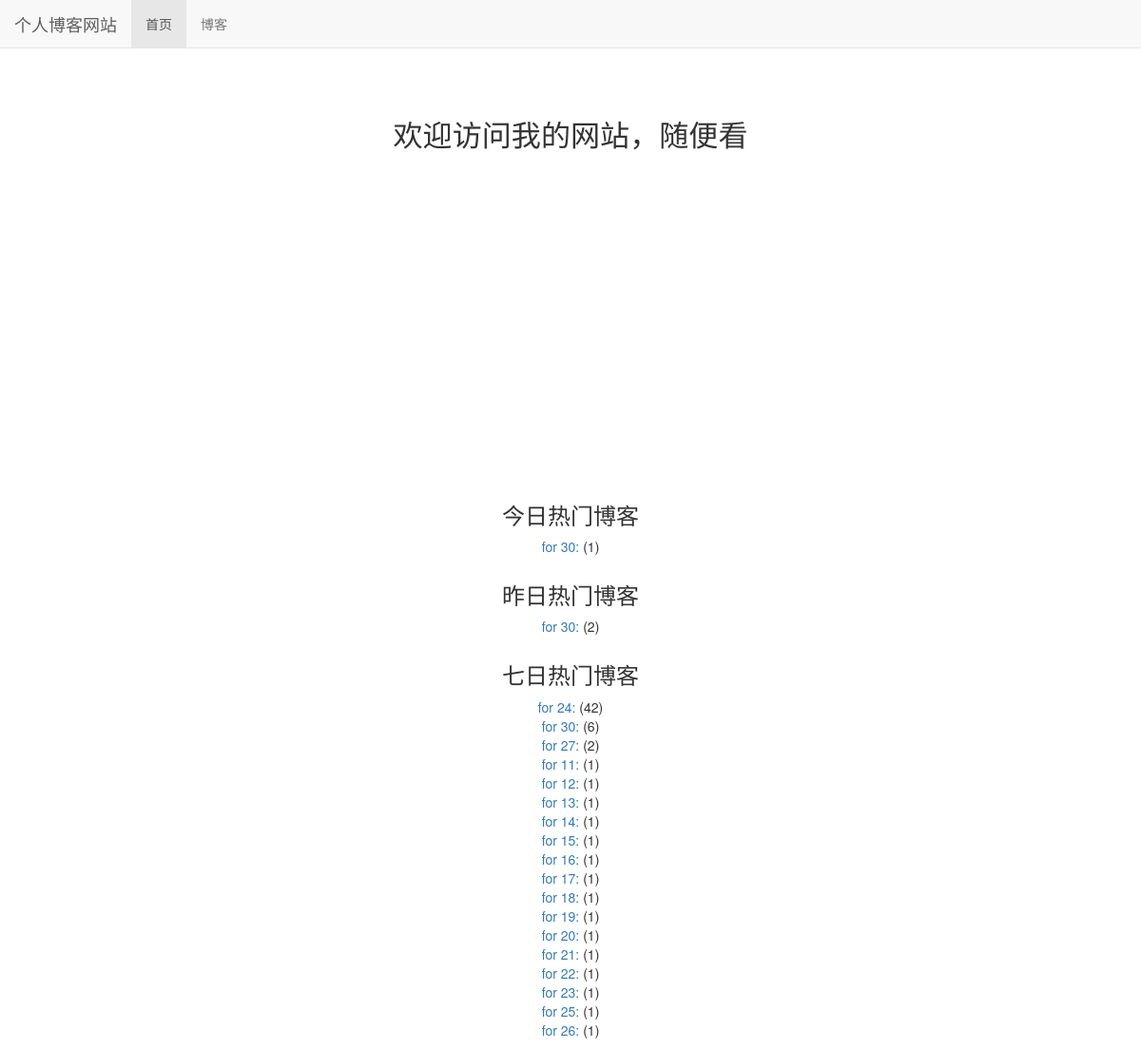
Before: / with the older database file.
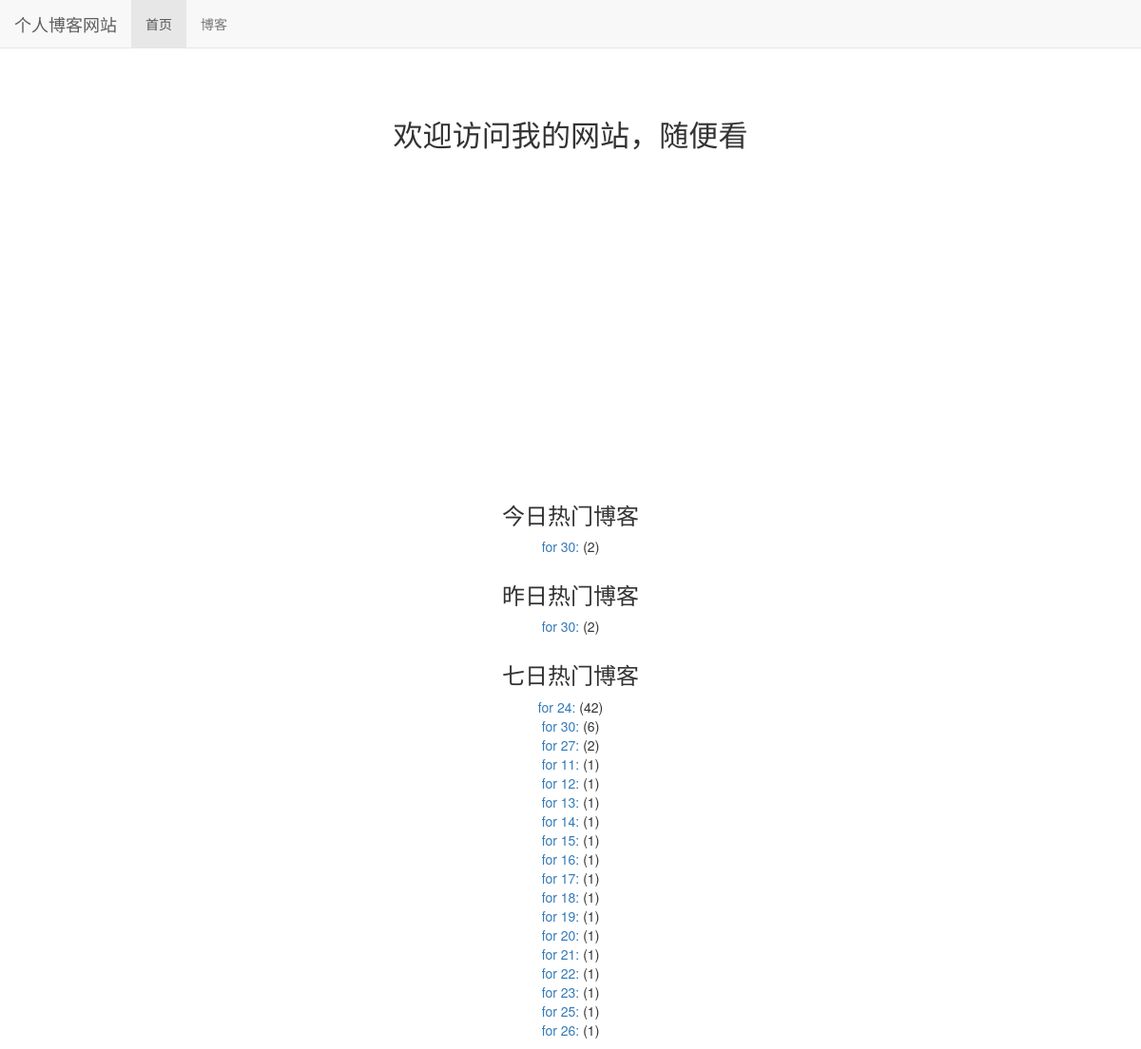
After: the same page with the newer database file.
### read_statistics/models.py (models this page shows)
class ReadDetail(models.Model):
    date = models.DateField(default=timezone.now)
    read_num = models.IntegerField(default=0)
    content_type = models.ForeignKey(ContentType, on_delete=models.DO_NOTHING)
    object_id = models.PositiveIntegerField()
    content_object = GenericForeignKey('content_type', 'object_id')

### blog/models.py (models this page shows, shortened)
class Blog(models.Model, ReadNumExpandMethod):
    title = models.CharField(max_length=50)
    blog_type = models.ForeignKey(BlogType, on_delete=models.DO_NOTHING)
    content = RichTextUploadingField()
    author = models.ForeignKey(User, on_delete=models.DO_NOTHING)
    read_details = GenericRelation(ReadDetail)
    created_time = models.DateTimeField(auto_now_add=True)
    last_updated_time = models.DateTimeField(auto_now=True)
    class Meta:
        ordering = ['-created_time']

### mysite/views.py (the view)
# urls.py: 2. Add a URL to urlpatterns:  path('', views.home, name='home')
def home(request):
    blog_content_type = ContentType.objects.get_for_model(Blog)
    dates, read_nums = utils.get_seven_days_read_data(blog_content_type)
    hot_data_7days = cache.get('get_7days_hot_data')
    if hot_data_7days is None:
        hot_data_7days = utils.get_7days_hot_data(blog_content_type)
        cache.set('get_7days_hot_data', hot_data_7days, 3600)
    context = {}
    context['today_hot_data'] = utils.get_today_hot_data(blog_content_type)
    context['yesterday_hot_data'] = utils.get_yesterday_hot_data(blog_content_type)
    context['hot_data_7days'] = hot_data_7days
    context['dates'] = dates
    context['read_nums'] = read_nums
    return render(request, 'home.html', context)

### read_statistics/utils.py (called while the page is built)
def get_seven_days_read_data(content_type):
    today = timezone.now().date()
    dates = []
    read_nums = []
    for i in range(7, 0, -1):
        date = today - datetime.timedelta(days=i)
        dates.append(date.strftime('%m/%d'))
        read_details = ReadDetail.objects.filter(content_type=content_type, date=date)
        result = read_details.aggregate(read_num_sum=Sum('read_num'))
        read_nums.append(result['read_num_sum'] or 0)
    return dates, read_nums

def get_today_hot_data(content_type):
    today = timezone.now().date()
    read_details = ReadDetail.objects.filter(content_type=content_type, date=today).order_by('-read_num')
    return read_details[:7]

def get_yesterday_hot_data(content_type):
    yesterday = timezone.now().date() - datetime.timedelta(days=1)
    read_details = ReadDetail.objects.filter(content_type=content_type, date=yesterday).order_by('-read_num')
    return read_details[:7]

def get_7days_hot_data(content_type):
    today = timezone.now().date()
    date = today - datetime.timedelta(days=7)
    read_details = ReadDetail.objects.filter(content_type=content_type, date__lt=today, date__gte=date).values('content_type', 'object_id').annotate(read_num_sum=Sum('read_num')).order_by('-read_num_sum')
    read_details_then = {}
    for i in read_details:
        read_details_then[Blog.objects.get(pk=i['object_id'])] = i['read_num_sum']
    return read_details_then

### templates/home.html (shortened to what this page needs)
{% extends 'base.html' %}
{% load staticfiles %}
{% block header_extends %}
    <link rel="stylesheet" href="{% static 'home.css' %}">
{% endblock %}
{% block nav_home_active %}active{% endblock %}
{% block content %}
    <h3 class="home-content">欢迎访问我的网站，随便看</h3>
    <div id="container"></div>
	<div class="hot-data">
		<h3>今日热门博客</h3>
		<ul>
			{% for hot_data in today_hot_data %}
				<li>
					<a href="{% url 'blog_detail' hot_data.object_id %}">
						{{  hot_data.content_object.title}}:
					</a>({{ hot_data.read_num }})
				</li>
			{% empty %}
				<li>今日暂时没有热门博客</li>
			{% endfor %}
		</ul>
	</div>
	<div class="hot-data">
		<h3>昨日热门博客</h3>
		<ul>
			{% for hot_data in yesterday_hot_data %}
				<li>
					<a href="{% url 'blog_detail' hot_data.object_id %}">
						{{  hot_data.content_object.title}}:
					</a>({{ hot_data.read_num }})
				</li>
			{% empty %}
				<li>昨日暂时没有热门博客</li>
			{% endfor %}
		</ul>
	</div>
	<div class="hot-data">
		<h3>七日热门博客</h3>
		<ul>
			{% for hot_data, hot_data_sum in hot_data_7days.items %}
				<li>
					<a href="{% url 'blog_detail' hot_data.pk %}">
						{{  hot_data.title }}:
					</a>({{ hot_data_sum }})
				</li>
			{% empty %}
				<li>七日暂时没有热门博客</li>
			{% endfor %}
		</ul>
	</div>
{% endblock %}

### templates/base.html (shortened to what this page needs)
{% load staticfiles %}
<!DOCTYPE html>
<html lang="zh-CN">
<head>
    <link rel="stylesheet" href="{% static 'base.css' %}">
    <link rel="stylesheet" href="{% static 'bootstrap-3.3.7/css/bootstrap.min.css' %}">
    {% block header_extends %}{% endblock %}
</head>
<body>
    <div class="navbar navbar-default navbar-fixed-top" role="navigation">
        <div class="container-fluid">
            <div class="navbar-header">
                <a class="navbar-brand" href="{% url 'home' %}">个人博客网站</a>
            </div>
            <div id="navbar-collapse" class="collapse navbar-collapse">
                <ul class="nav navbar-nav">
                    <li class="{% block nav_home_active %}{% endblock %}">
                        <a href="{% url 'home' %}">首页</a>
                    </li>
                    <li class="{% block nav_blog_active %}{% endblock %}">
                        <a href="{% url 'blog_list' %}">博客</a>
                    </li>
                </ul>
            </div>
        </div>
    </div>
    {% block content %}{% endblock %}
</body>
</html>

### static/base.css (style rules this page uses)
* { margin: 0; padding: 0; }
body { margin-top: 70px!important; }
ul { list-style-type: none!important; }

### static/home.css (style rules this page uses)
h3.home-content { font-size: 222%; text-align: center; margin-top: 4em; margin-bottom: 2em; }
div#container { margin: 0 auto; height: 20em; min-width: 20em; max-width: 30em; }
div.hot-data { text-align: center; margin-top: 2em; }

Changed rows visible on the page:
changed ReadDetail (number 1 of 2 on the later page): read_num "1" → "2"
